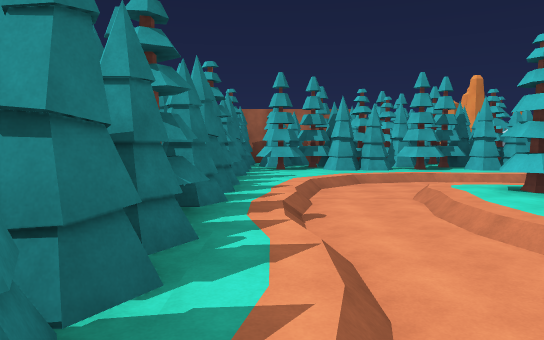
view 1 (above)

24 first-person views from a walk through a 3-D level made in the Unity game engine. The camera is 1.5 m above the floor, tilts 4° down and sees 70° across. The floor is counted in squares, 2 m on a side. Each view is taken from the middle of a square. On the plan, view 1 faces up. The plan holds only what a view shows up to about 12 squares ahead; the rest is blank. The place goes on beyond the plan. The player character is not drawn.

view 2
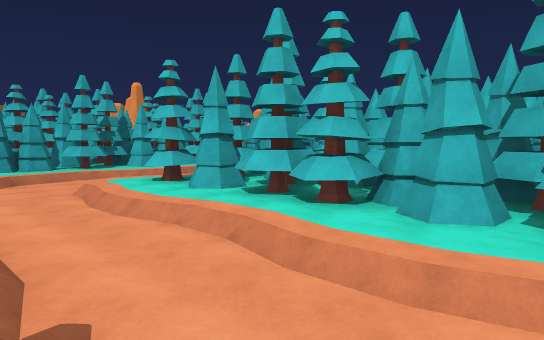

view 3
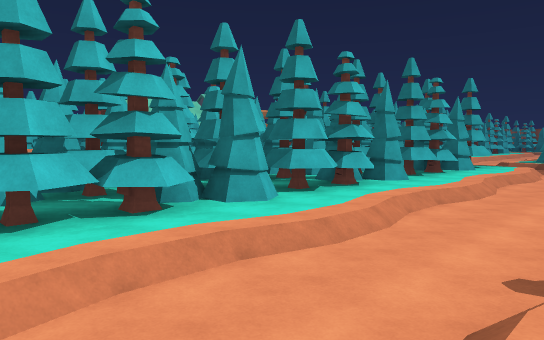

view 4
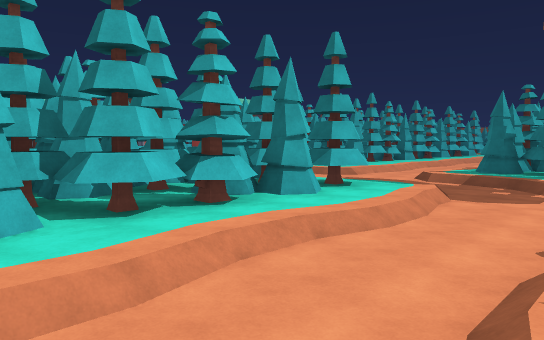

view 5
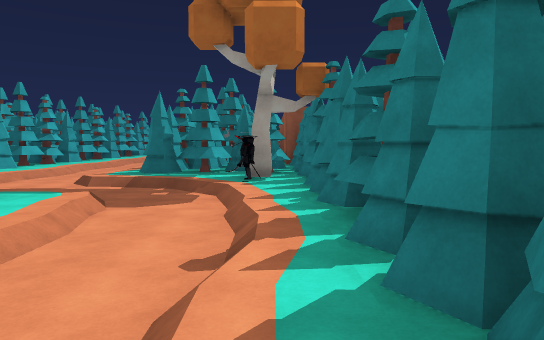

view 6
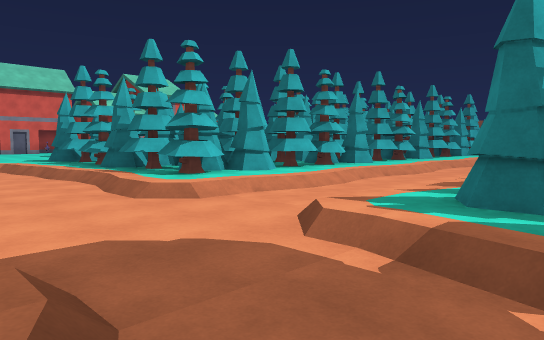

view 7
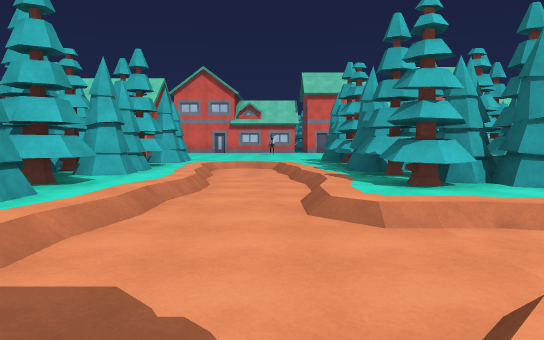

view 8
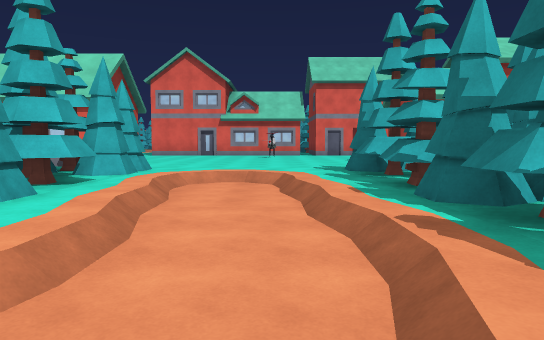

view 9
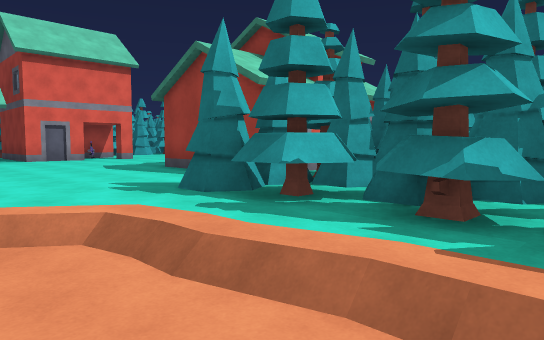

view 10
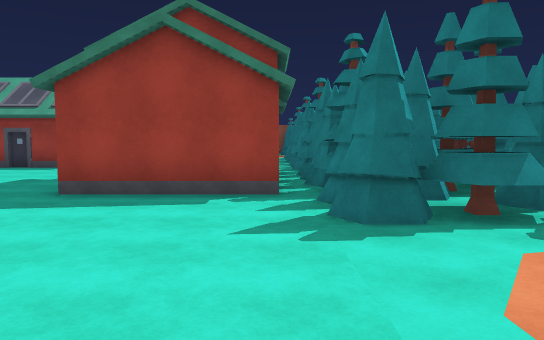

view 11
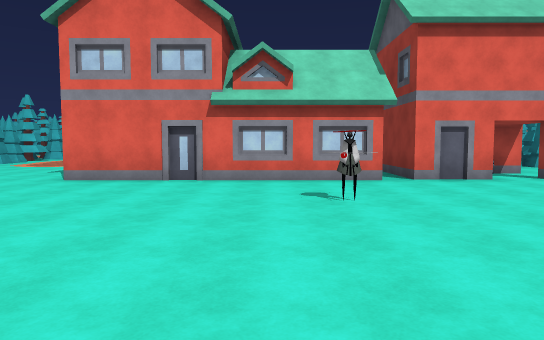

view 12
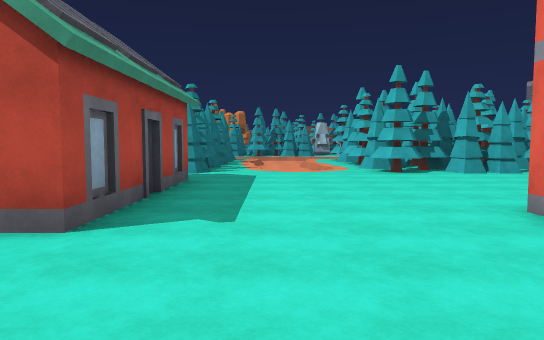

view 13
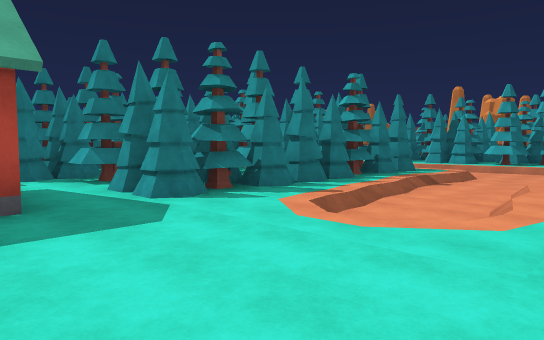

view 14
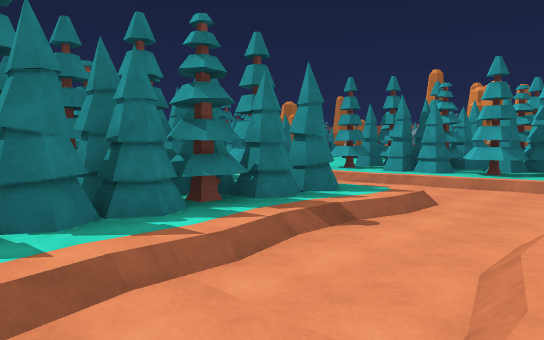

view 15
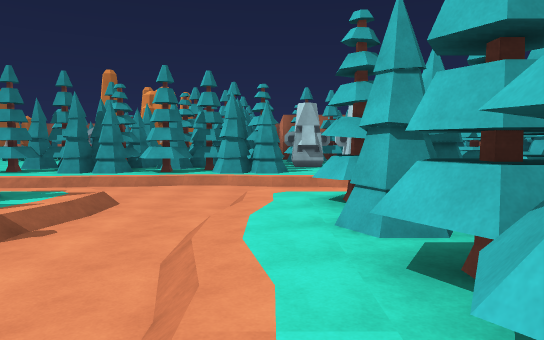

view 16
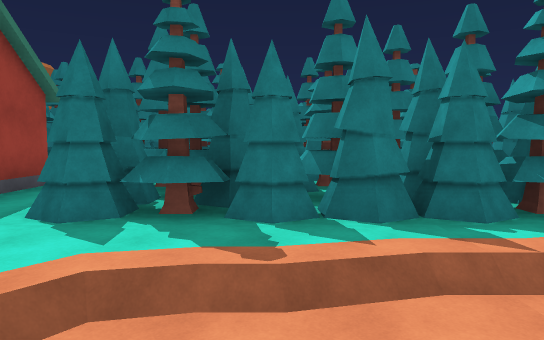

view 17
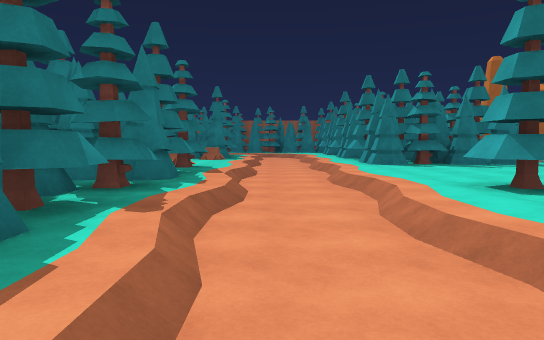

view 18
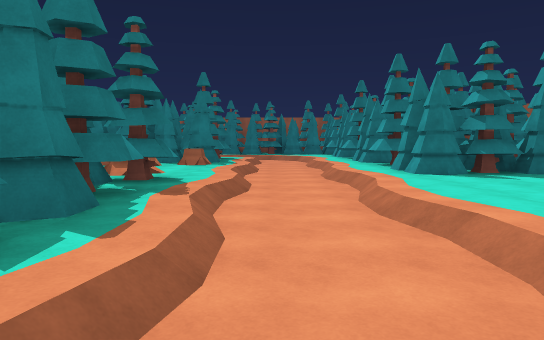

view 19
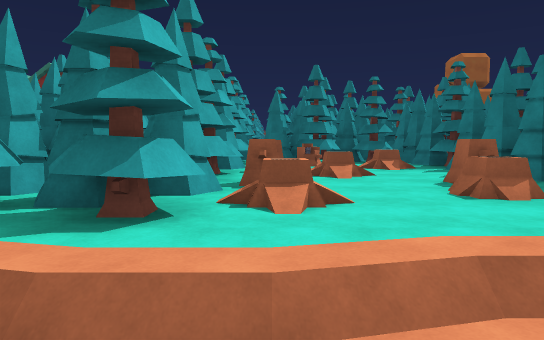

view 20
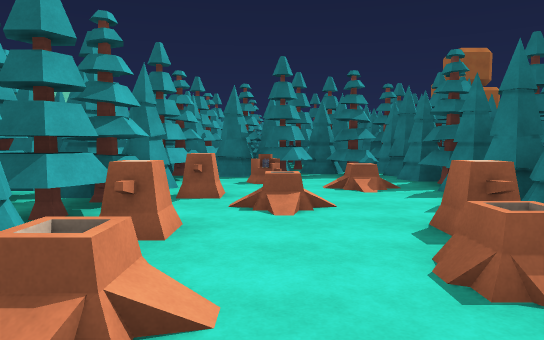

view 21
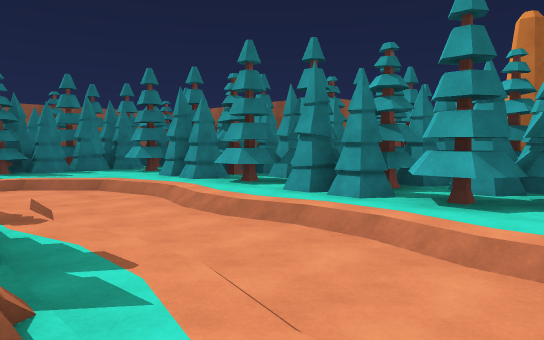

view 22
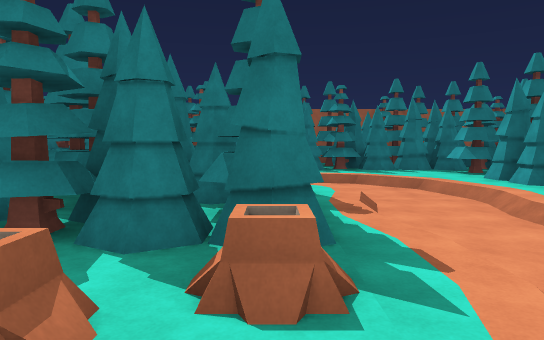

view 23
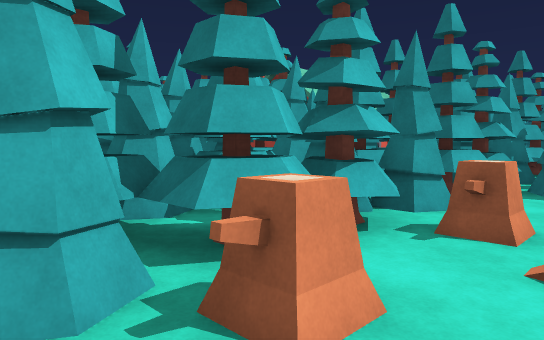

view 24
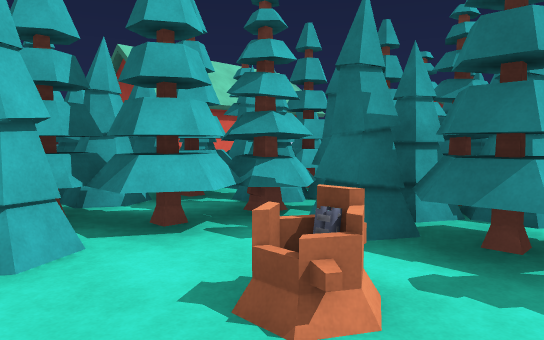

### Floor plan
Key: @ floor where view 1 was taken; # wall or solid block; . main floor; - floor 0.5 m lower than the main floor; / step, stairs or slope; T pine tree; S stump; H house; O other object.
Columns run from 2 left of view 1 to 25 right of it. Each row starts with its distance up from view 1.
 13  #############       #### OO
 12  # T###T###T#T    #T###T#T O
 11 ##TT##TT##TT##    TT##TT##
 10 ##.....................//..
  9 ##..//-//--//--//--//------
  8 #T./---------------------
  7 ##./-/.//.///..//..//./--/.
  6  #.--.TTT#  . TTT#TTT#.--.TT
  5  #/-/.####  .S########/-/.##
  4  T/-/.#T#TS  S#T#####T/-/.#T
  3  #.--.TT##  ..TT######.--.TT
  2  #.--.TTT#  SSTTT#####.--.T
  1  #/-/.#### .  ########./-/##
  0  T@-/.#T#T    #T## T#T.//.#T
 -1   .--.TT##    TT##TT##....TT
 -2    --.TTT#TTT#TTT#
 -3   /-/.############HHHH
 -4   /-/.#T#########THOOH    .
 -5  #.--.TT######### HOOH
 -6  #.--.TTT## ### # HOOH
 -7  #/-/.########### HOOH    H
 -8  T/-/.#T###T###T#T        HO
 -9  #.--.TT##TT##TT##        HO
-10  #./-/.//....../...       HO
-11  #./-------//---/..    .  HO
-12  T.#//---------//.        HO
-13  #O.../--/.//.....        HH
-14  #TTT#.--.TTT#TTT#        HH
-15  #####/-/.########        HO
-16    ##T/-/.#T## ##THHHH     #
-17     ##.--.TT##  ##HOOH
-18        --.TTT#  ##HOO
-19        -/.#### ###HOO
-20        -/.#T #   THH
-21         -.TT     #
-22         -.       #      HHHH

Where each view was taken, in squares from view 1:
view 1: 0 up, 0 right, facing up
view 2: 1 down, 0 right, facing up-right
view 3: 4 up, 0 right, facing down-right
view 4: 3 down, 0 right, facing down-right
view 5: 4 down, 0 right, facing down
view 6: 10 down, 2 right, facing down-right
view 7: 12 down, 3 right, facing right
view 8: 12 down, 7 right, facing right
view 9: 11 down, 11 right, facing down-right
view 10: 10 down, 16 right, facing down
view 11: 11 down, 16 right, facing right
view 12: 11 down, 21 right, facing up
view 13: 4 down, 24 right, facing up-left
view 14: 1 up, 23 right, facing up-left
view 15: 1 up, 23 right, facing up
view 16: 1 up, 23 right, facing left
view 17: 8 up, 21 right, facing left
view 18: 8 up, 18 right, facing left
view 19: 9 up, 11 right, facing down
view 20: 7 up, 10 right, facing down
view 21: 6 up, 10 right, facing up-left
view 22: 6 up, 10 right, facing left
view 23: 5 up, 10 right, facing down-right
view 24: 1 up, 9 right, facing down-right
